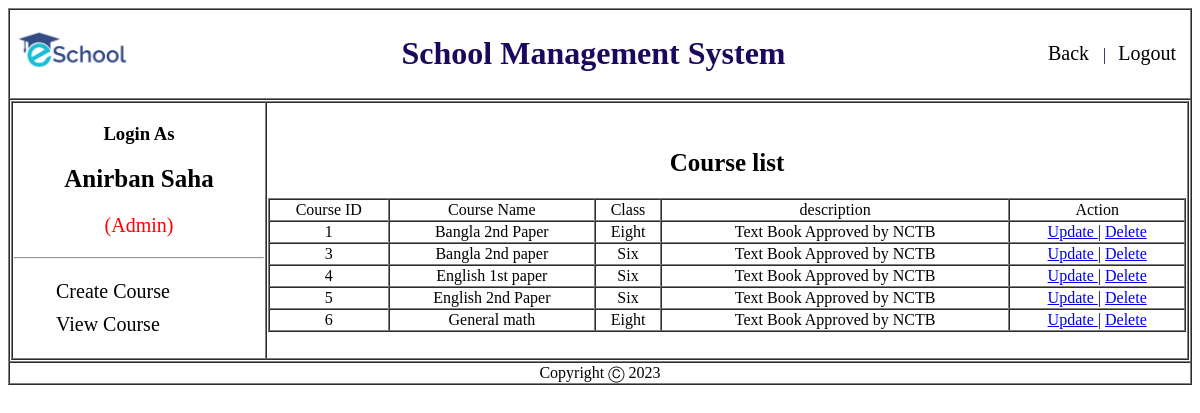
/Admin/view/viewCourse.php (signed in), run on the app's committed database.
### tables this page shows
CREATE TABLE `course` (
  `id` int(3) NOT NULL,
  `course_name` varchar(20) NOT NULL,
  `class` varchar(10) NOT NULL,
  `description` varchar(50) NOT NULL
);

### Admin/Model/courseModel.php (called while the page is built, shortened)
<?php
function allUserList(){
    $conn = getConnection();
    $sql = "select * from course";
    $result = mysqli_query($conn, $sql);
    $users =[];
		while($row = mysqli_fetch_assoc($result)){
			array_push($users, $row);
		}
		return $users;
}
?>

### Admin/View/viewCourse.php (the view, shortened to what this page needs)
<?php
	include('header.php');
	include_once('../model/courseModel.php');
	$UsersList = allUserList();
?>
<div id="sidebar" class="">
                <ul>
                  <li><a href="addCourse.php">Create Course</a></li>
                  <li><a href="viewCourse.php">View Course</a></li>
                </ul>
							</div>
              </td>
              <td>
                <center><h2>Course list</h2></center>
								<?php
								echo "<table border = 1 width='100%' cellspacing = 0  >
								<tr align = 'center'>
								    <td>Course ID</td>
								    <td>Course Name</td>
								    <td>Class</td>
								    <td>description</td>
										<td>Action</td>
								</tr>";
								for($i = 0; $i<count($UsersList); $i++){
								    echo "<tr align = 'center'>
								    <td>{$UsersList[$i]['id']}</td>
								    <td>{$UsersList[$i]['course_name']}</td>
								    <td>{$UsersList[$i]['class']}</td>
								    <td>{$UsersList[$i]['description']}</td>
								    <td> <a href='editCourse.php?id={$UsersList[$i]['id']}'> Update </a> | <a href='deleteCourse.php?id={$UsersList[$i]['id']}'> Delete </a>  </td>
								</tr>";
								}
								echo "</table>";
								?>
              </td>
            </tr>
          </table>
        </td>
      </tr>
      <?php include('footer.php'); ?>

### Admin/Style/sidebar.css (style rules this page uses)
#navigation h2 { font-size: 25px; text-align: center; }
#sidebar ul li { list-style-type: none; font-size: 20px; padding: 5px 2px; }
#sidebar ul li:last-child { border-bottom: 0; }
#sidebar ul li a { text-decoration: none; color: #000; }

### data on the page
course: id "1", course_name "Bangla 2nd Paper", class "Eight", description "Text Book Approved by NCTB"
course: id "3", course_name "Bangla 2nd paper", class "Six", description "Text Book Approved by NCTB"
course: id "4", course_name "English 1st paper", class "Six", description "Text Book Approved by NCTB"
course: id "5", course_name "English 2nd Paper", class "Six", description "Text Book Approved by NCTB"
course: id "6", course_name "General math", class "Eight", description "Text Book Approved by NCTB"

### other printed values
$_COOKIE['name'] "Anirban Saha"
